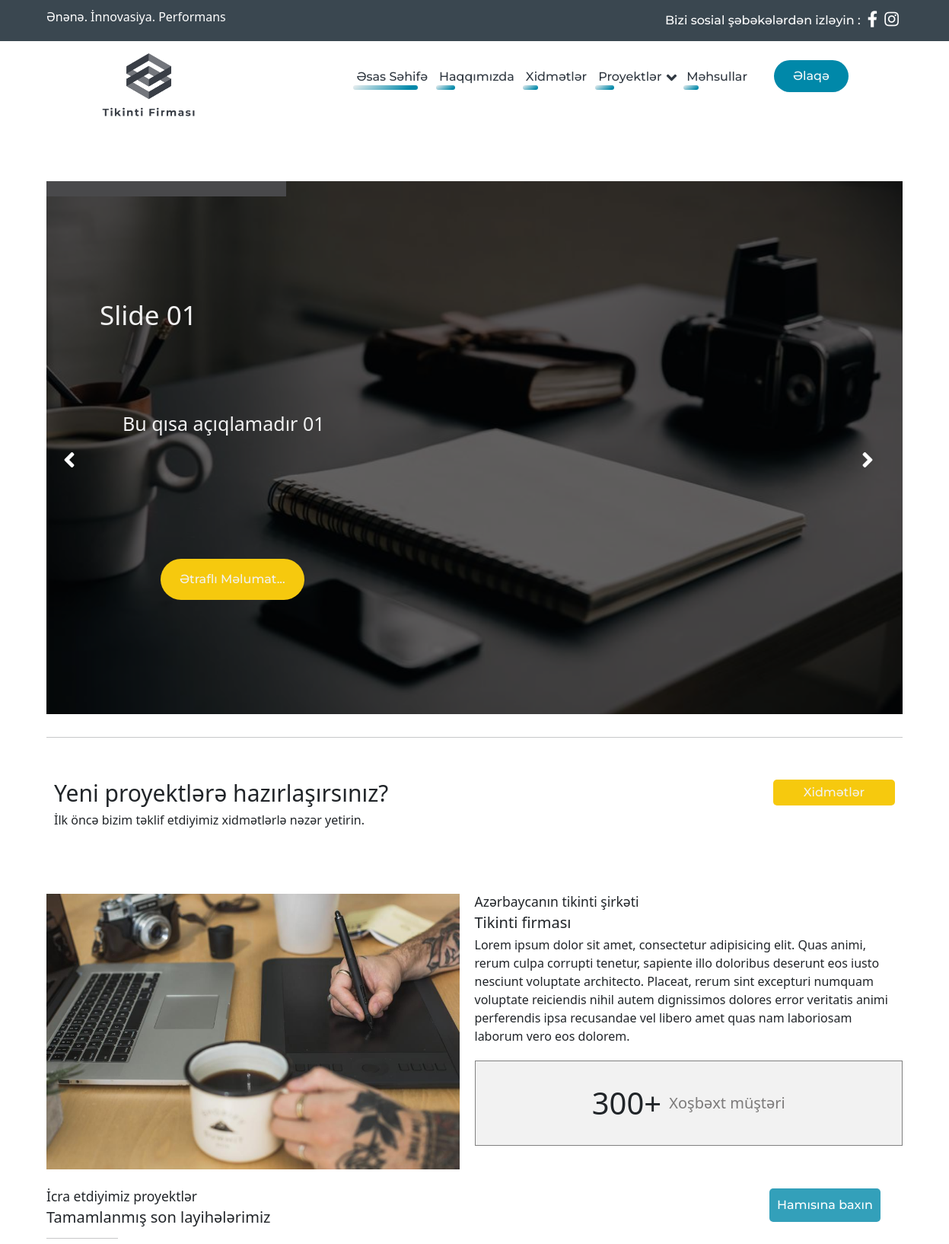
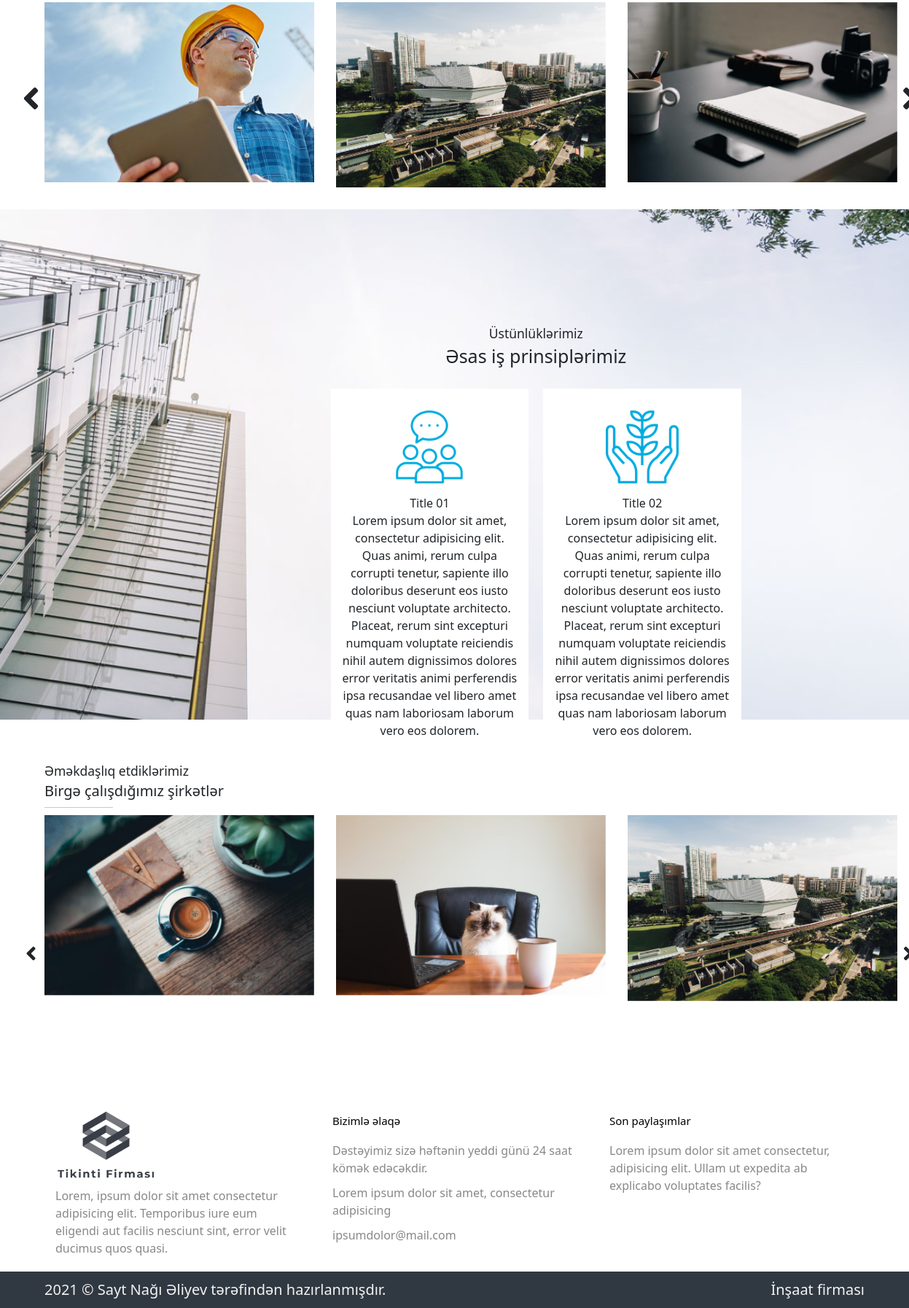
The page / on the database its author committed (2 pictures, top to bottom).
### app/models.py (models this page shows)
class HeaderSlider(db.Model):
    id = db.Column(db.Integer, primary_key=True)
    title = db.Column(db.String(100))
    description = db.Column(db.String(100))
    image = db.Column(db.String(100))
    read_more_url=db.Column(db.String(100))

class MainPageStatistic(db.Model):
    id = db.Column(db.Integer, primary_key=True)
    title = db.Column(db.String(100))
    description = db.Column(db.Text)
    static_value = db.Column(db.String(100))
    image = db.Column(db.String(100))

class FinishedProject(db.Model):
    id = db.Column(db.Integer, primary_key=True)
    title = db.Column(db.String(100))
    start_time = db.Column(db.String(100))
    finish_time = db.Column(db.String(100))
    area = db.Column(db.String(100))
    cost = db.Column(db.String(100))
    location = db.Column(db.String(100))
    description = db.Column(db.Text)
    images = db.relationship('FinishedProjectImage', backref='project', lazy=True)
    slugified_title = db.Column(db.String(100))

class FinishedProjectImage(db.Model):
    id = db.Column(db.Integer, primary_key=True)
    filename = db.Column(db.String(100))
    project_id = db.Column(db.Integer, db.ForeignKey('finished_project.id'), nullable=False)

class MainPagePrinciple(db.Model):
    id = db.Column(db.Integer, primary_key=True)
    title = db.Column(db.String(100))
    description = db.Column(db.Text)
    image = db.Column(db.String(100))

class PartnerSlider(db.Model):
    id = db.Column(db.Integer, primary_key=True)
    name = db.Column(db.String(100))
    img = db.Column(db.String(100))

### view/routes.py (the view)
@view.route("/")
def main_index():
    from app.models import PartnerSlider,HeaderSlider,FinishedProject,MainPagePrinciple,MainPageStatistic
    hSlides = HeaderSlider.query.all()
    mpPrinciples = MainPagePrinciple.query.all()
    mpStatistic = MainPageStatistic.query.get(1)
    partners = PartnerSlider.query.all()
    fProjects = FinishedProject.query.all()
    return render_template('view/index.html',partners=partners, hSlides = hSlides, fProjects = fProjects, principles = mpPrinciples, statistic = mpStatistic)

### view/templates/view/index.html (shortened to what this page needs)
{% extends "view/base.html" %}
{% block navBar %}
<div id="navbar">
    <div class="container">
        <div class="nav-items">
            <img class="logo" src="/view/static/view/img/logo_transparent2.png" alt="">
            <ul class="nav-links d-flex justify-content-end bootstrap-off">
                <li>
                    <div class="link-container">
                        <a class="bootstrap-off" href="/">Əsas Səhifə</a>
                        <div class="bg" style="width: 90%!important;"></div>
                    </div>
                </li>
                <li>
                    <div class="link-container">
                        <a class="bootstrap-off" href="/about">Haqqımızda</a>
                        <div class="bg"></div>
                    </div>
                </li>
                <li>
                    <div class="link-container">
                        <a class="bootstrap-off" href="/services">Xidmətlər</a>
                        <div class="bg"></div>
                    </div>
                </li>
                <li class="dd-effect">
                    <div class="link-container">
                        <a class="bootstrap-off" href="#">Proyektlər</a>
                        <div class="down-icon"><i class="fas fa-angle-down fa-lg"></i></div>
                        <div class="bg"></div>
                    </div>
                </li>
                <li>
                    <div class="link-container">
                        <a class="bootstrap-off" href="/products">Məhsullar</a>
                        <div class="bg"></div>
                    </div>
                </li>
            </ul>
            <a class="cta" href="/contacts"><button class=" text-light my-4">Əlaqə</button></a>
        </div>
    </div>
</div>
{% endblock %}
{% block page %}
<section id="header">
    <div class="container">
        <div class="box">
            <div id="myProgress">
                <div id="myBar"></div>
            </div>
            <div class="box-ch-contents">
                {% for hSlide in hSlides %}
                {% if hSlides.index(hSlide) == 0 %}
                <div class="box-ch-content active">
                    <img src="/view/static/view/uploads/{{hSlide.image}}" alt="" class="img-fluid">
                    <div class="box-overlay"></div>
                    <div class="box-name">{{hSlide.title}}</div>
                    <div class="box-text">{{hSlide.description}}</div>
                    <a href="{{hSlide.read_more_url}}"><button class="read-more">Ətraflı Məlumat...</button></a>
                </div>
                {% endif %}
                {% endfor %}
            </div>
            <div class="left-slide"><i class="fas fa-angle-left fa-2x"></i></div>
            <div class="right-slide"><i class="fas fa-angle-right fa-2x"></i></div>
        </div>
        <hr>
    </div>
</section>
<section id="new-project">
    <div class="container">
        <div class="content">
            <div class="text">
                <h3>Yeni proyektlərə hazırlaşırsınız?</h3>
                <p>İlk öncə bizim təklif etdiyimiz xidmətlərlə nəzər yetirin.</p>
            </div>
            <a href="/services"><button class="btn-services">Xidmətlər</button></a>
        </div>
    </div>
</section>
<section id="statistics">
    <div class="container">
        <div class="statistitics-content">
            <div class="col-6 left-content">
                <img src="/view/static/view/uploads/{{statistic.image}}" alt="">
            </div>
            <div class="col-6 right-content">
                <div class="statistics-text">
                    <h3>Azərbaycanın tikinti şirkəti</h3>
                    <h2>{{statistic.title}}</h2>
                    <p>{{statistic.description}}</p>
                    <div class="statistic-data">
                        <div class="statistic-container">
                            <div class="changable-data">{{statistic.static_value}}+</div>
                            <div class="static">Xoşbəxt müştəri</div>
                        </div>
                    </div>
                </div>
            </div>
        </div>
    </div>
</section>
<section id="projectsInIndex">
    <div class="container">
        <div class="row">
            <div class="col-6">
                <h3>İcra etdiyimiz proyektlər</h3>
                <h2>Tamamlanmış son layihələrimiz</h2>
            </div>
            <div class="col-2 offset-4">
                <a href="/projects/finishedprojects"><button class="show-all">Hamısına baxın</button></a>
            </div>
        </div>
        <div class="col-1">
            <hr>
        </div>
        <div class="projects-slider">
            <div class="owl-carousel owl-theme">
                {% for fProject in fProjects %}
                <div class="item"><img src="/view/static/view/uploads/{{fProject.images[0].filename}}" alt=""></div>
                {% endfor %}
            </div>
        </div>
</section>
<section id="principles">
    <div class="content">
        <h3>Üstünlüklərimiz</h3>
        <h1>Əsas iş prinsiplərimiz</h1>
        <div class="boxes">
            {% for principle in principles %}
            <div class="box">
                <div class="photo-section"><img src="/view/static/view/uploads/{{principle.image}}" alt=""></div>
                <div class="principle-title">{{principle.title}}</div>
                <p class="principle-text">{{principle.description}}</p>
            </div>
            {% endfor %}
        </div>
    </div>
</section>
<section id="partnersInIndex">
    <div class="container">
        <h3>Əməkdaşlıq etdiklərimiz</h3>
        <h2>Birgə çalışdığımız şirkətlər</h2>
        <div class="col-1">
            <hr>
        </div>
        <div class="partners-slider">
            <div class="owl-carousel owl-theme">
                {% for partner in partners %}
                <div class="item"><img src="/view/static/view/uploads/{{partner.img}} " onerror="this.src='/view/static/view/img/default_image.png'" alt=""></div>
                {% endfor %}
            </div>
        </div>
    </div>
</section>
{% endblock %}

### rows shown on the page
HeaderSlider: image (picture), title "Slide 01", description "Bu qısa açıqlamadır 01"
MainPageStatistic: image (picture), title "Tikinti firması", description "Lorem ipsum dolor sit amet, consectetur adipisicing elit. Quas animi, rerum culpa corrupti tenetur, sapiente illo doloribus deserunt eos iusto nesciunt voluptate architecto. Placeat, rerum sint excepturi numquam voluptate reiciendis nihil autem dignissimos dolores error veritatis animi perferendis ipsa recusandae vel libero amet quas nam laboriosam laborum vero eos dolorem.", static_value "300"
FinishedProject: filename (picture)
FinishedProject: filename (picture)
FinishedProject: filename (picture)
MainPagePrinciple: image (picture), title "Title 01", description "Lorem ipsum dolor sit amet, consectetur adipisicing elit. Quas animi, rerum culpa corrupti tenetur, sapiente illo doloribus deserunt eos iusto nesciunt voluptate architecto. Placeat, rerum sint excepturi numquam voluptate reiciendis nihil autem dignissimos dolores error veritatis animi perferendis ipsa recusandae vel libero amet quas nam laboriosam laborum vero eos dolorem."
MainPagePrinciple: image (picture), title "Title 02", description "Lorem ipsum dolor sit amet, consectetur adipisicing elit. Quas animi, rerum culpa corrupti tenetur, sapiente illo doloribus deserunt eos iusto nesciunt voluptate architecto. Placeat, rerum sint excepturi numquam voluptate reiciendis nihil autem dignissimos dolores error veritatis animi perferendis ipsa recusandae vel libero amet quas nam laboriosam laborum vero eos dolorem."
PartnerSlider: img (picture)
PartnerSlider: img (picture)
PartnerSlider: img (picture)
